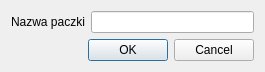
<?xml version="1.0" encoding="UTF-8"?>
<ui version="4.0">
 <class>CreatePack</class>
 <widget class="QDialog" name="CreatePack">
  <property name="geometry">
   <rect>
    <x>0</x>
    <y>0</y>
    <width>265</width>
    <height>69</height>
   </rect>
  </property>
  <property name="windowTitle">
   <string>Dialog</string>
  </property>
  <layout class="QVBoxLayout" name="verticalLayout">
   <item>
    <layout class="QHBoxLayout" name="horizontalLayout">
     <item>
      <widget class="QLabel" name="label">
       <property name="text">
        <string>Nazwa paczki</string>
       </property>
      </widget>
     </item>
     <item>
      <widget class="QLineEdit" name="packNameInput"/>
     </item>
    </layout>
   </item>
   <item>
    <widget class="QDialogButtonBox" name="buttonBox">
     <property name="orientation">
      <enum>Qt::Horizontal</enum>
     </property>
     <property name="standardButtons">
      <set>QDialogButtonBox::Cancel|QDialogButtonBox::Ok</set>
     </property>
    </widget>
   </item>
  </layout>
 </widget>
 <resources/>
 <connections>
  <connection>
   <sender>buttonBox</sender>
   <signal>accepted()</signal>
   <receiver>CreatePack</receiver>
   <slot>accept()</slot>
   <hints>
    <hint type="sourcelabel">
     <x>248</x>
     <y>254</y>
    </hint>
    <hint type="destinationlabel">
     <x>157</x>
     <y>274</y>
    </hint>
   </hints>
  </connection>
  <connection>
   <sender>buttonBox</sender>
   <signal>rejected()</signal>
   <receiver>CreatePack</receiver>
   <slot>reject()</slot>
   <hints>
    <hint type="sourcelabel">
     <x>316</x>
     <y>260</y>
    </hint>
    <hint type="destinationlabel">
     <x>286</x>
     <y>274</y>
    </hint>
   </hints>
  </connection>
 </connections>
</ui>
